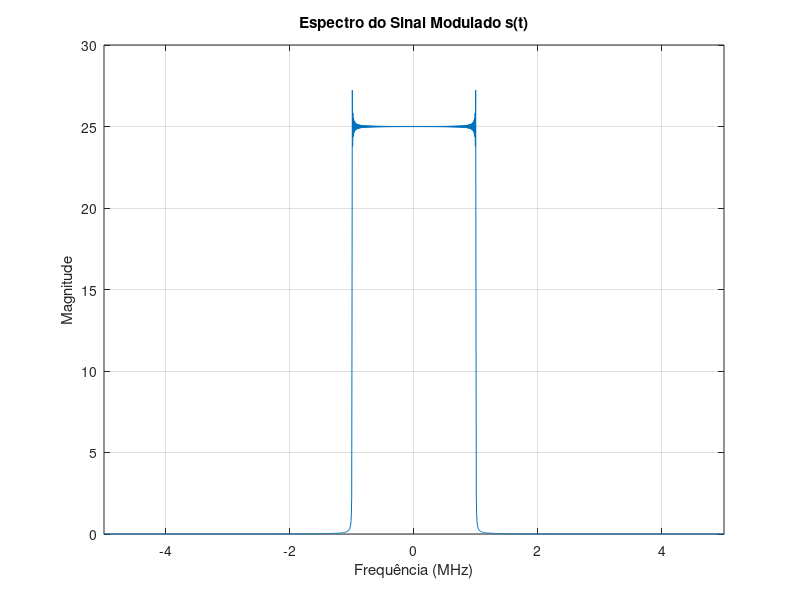

MATLAB code for this plot:
% Definindo parâmetros
fc = 0.5e6; % Frequência da portadora em Hz (0.5 MHz)
fsamp = 50e6; % Frequência de amostragem em Hz (50 MHz)
t_end = 200e-6; % Tempo final em segundos (200 µs)

% Definindo o intervalo de tempo
t = linspace(0, t_end*1e6, round(t_end * fsamp)); % Vetor de tempo em µs

% Calculando o sinal de mensagem
x = t - 100; % Argumento da função sinc centrado em 100 µs
mt = sinc(x);

% Calculando a portadora
ct = cos(2 * pi * fc * t * 1e-6); % Tempo em segundos para a função cosseno

% Modulação do sinal de mensagem
st = mt .* ct;

% Calculando a FFT do sinal modulado
N = length(st);
St_fft = fftshift(fft(st));

% Definindo o vetor de frequência
f = (-N/2:N/2-1)*(fsamp/N);

% Plotando o espectro do sinal modulado em banda de -5 MHz a +5 MHz
figure;
plot(f/1e6, abs(St_fft));
xlim([-5 5]);
title('Espectro do Sinal Modulado s(t)');
xlabel('Frequência (MHz)');
ylabel('Magnitude');
grid on;

% Identificando as frequências onde os espectros aparecem
spectral_peaks = f(abs(St_fft) > max(abs(St_fft))/2) / 1e6; % Frequências em MHz
disp('Frequências onde os espectros aparecem (MHz):');
disp(spectral_peaks);

